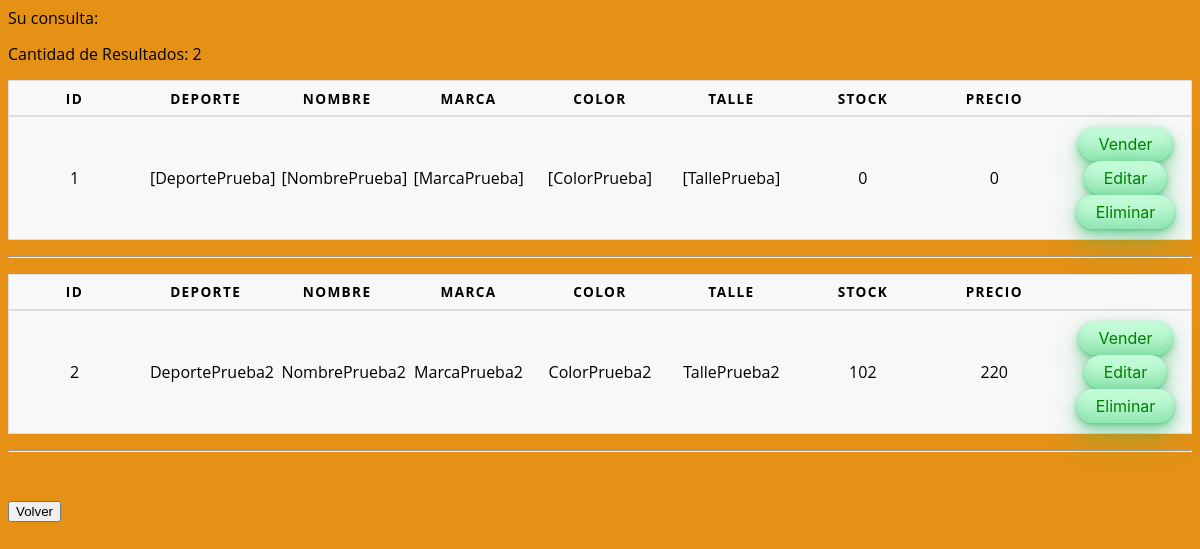
/resultados_buscar.php, run on an earlier commit of the app's database.
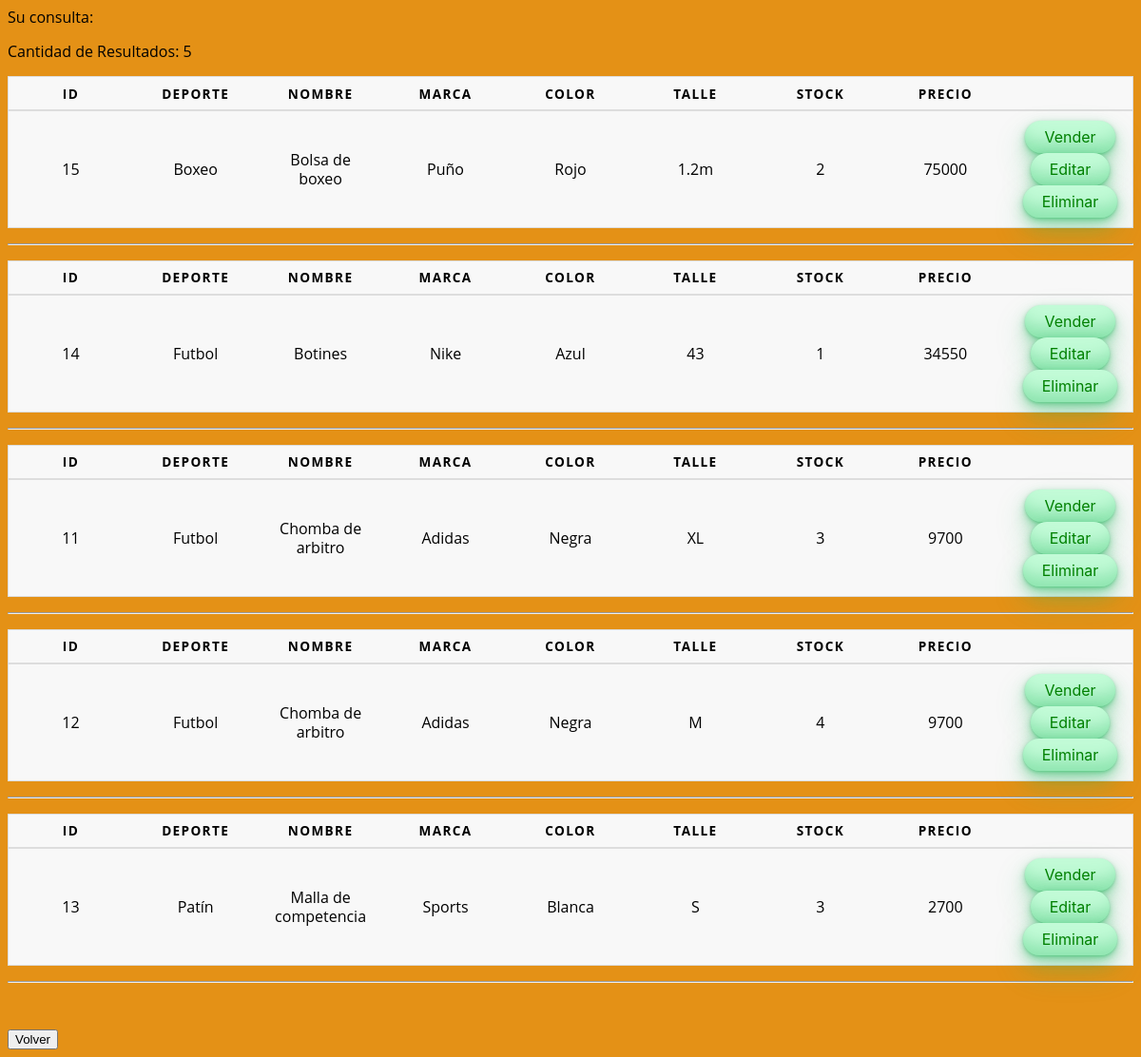
And on a later commit of the database.
### tables this page shows
CREATE TABLE `producto` (
  `Id` int(11) NOT NULL,
  `Deporte` varchar(255) DEFAULT NULL,
  `Nombre` varchar(255) NOT NULL,
  `Marca` varchar(255) NOT NULL,
  `Color` varchar(255) DEFAULT NULL,
  `Talle` varchar(255) DEFAULT NULL,
  `Stock` int(11) NOT NULL,
  `Precio` float NOT NULL,
  `Proveedor` varchar(255) NOT NULL,
  `MailProveedor` varchar(255) NOT NULL,
  `TelefonoProveedor` varchar(255) DEFAULT NULL,
  `Eliminado` tinyint(1) DEFAULT NULL,
  `CantidadVendida` int(11) DEFAULT NULL
);

### resultados_buscar.php (the view, shortened to what this page needs)
<!doctype html>
<html>
<head>
<link rel="stylesheet" href="tabla.css">
</head>
<body>
<section>
<?php
	include('conexion.php');
	$buscar = $_POST['buscar'];
	echo "Su consulta: <em>".$buscar."</em><br>";
	$consulta = mysqli_query($conexion, "SELECT Id, Deporte, Nombre, Marca, Color, Talle, Stock, Precio FROM producto WHERE Nombre LIKE '%$buscar%' ORDER BY Deporte ASC, Nombre ASC ");
?>
	<p>Cantidad de Resultados:
	<?php
		$nros=mysqli_num_rows($consulta);
		echo $nros;
	?>
	</p>
	<?php
		while($row=mysqli_fetch_array($consulta)) {
	?>
    <p>
    <?php	Echo"
				<table>
						<thead>
							<tr>
								<th>Id</th><th>Deporte</th><th>Nombre</th><th>Marca</th><th>Color</th><th>Talle</th>
								<th>Stock</th><th>Precio</th><th></th>
							</tr>
						</thead>
				</table>
				<table>
						<tbody>
							<tr>
								<td>".$row['Id']."</td><td>".$row['Deporte']."</td><td>".$row['Nombre']."</td><td>".$row['Marca']."</td>
								<td>".$row['Color']."</td><td>".$row['Talle']."</td><td>".$row['Stock']."</td><td>".$row['Precio']."</td>
								<td>
								<a href=form_venderproducto.php target='_blank'><button class='abm'>Vender</button></a>
								<a href=form_updateproducto.php target='_blank'><button class='abm'>Editar</button></a>
								<a href=form_deleteproducto.php target='_blank'><button class='abm'>Eliminar</button></a>
								</td>
							</tr>
						</tbody>
					</table>
					";
	?>
    </p>
    <hr/>
    <?php
		}
		Echo "<br/><br/><a href=list_productos.php><button>Volver</button></a>";
	?>
</section>
</body>
</html>

### tabla.css (style rules this page uses)
body { background-color: #e49116; font-family: "Open Sans", sans-serif; line-height: 1.25; }
table { border: 1px solid #ccc; border-collapse: collapse; margin: 0; padding: 0; width: 100%; table-layout: fixed; }
table tr { background-color: #f8f8f8; border: 1px solid #ddd; padding: .35em; }
table th, table td { padding: .625em; text-align: center; }
table th { font-size: .85em; letter-spacing: .1em; text-transform: uppercase; }
.abm { background-color: #c2fbd7; border-radius: 100px; box-shadow: rgba(44, 187, 99, .2) 0 -25px 18px -14px inset,rgba(44, 187, 99, .15) 0 1px 2px,rgba(44, 187, 99, .15) 0 2px 4px,rgba(44, 187, 99, .15) 0 4px 8px,rgba(44, 187, 99, .15) 0 8px 16px,rgba(44, 187, 99, .15) 0 16px 32px; color: green; cursor: pointer; display: inline-block; font-family: CerebriSans-Regular,-apple-system,system-ui,Roboto,sans-serif; padding: 7px 20px; text-align: center; text-decoration: none; transition: all 250ms; border: 0; font-size: 16px; user-select: none; -webkit-user-select: none; touch-action: manipulation; }
.abm { box-shadow: rgba(44,187,99,.35) 0 -25px 18px -14px inset,rgba(44,187,99,.25) 0 1px 2px,rgba(44,187,99,.25) 0 2px 4px,rgba(44,187,99,.25) 0 4px 8px,rgba(44,187,99,.25) 0 8px 16px,rgba(44,187,99,.25) 0 16px 32px; }

What changed in the data, as far as the page shows it:
removed producto: Id "1", Deporte "[DeportePrueba]", Nombre "[NombrePrueba]", Marca "[MarcaPrueba]", Color "[ColorPrueba]", Talle "[TallePrueba]", Stock "0", Precio "0"
removed producto: Id "2", Deporte "DeportePrueba2", Nombre "NombrePrueba2", Marca "MarcaPrueba2", Color "ColorPrueba2", Talle "TallePrueba2", Stock "102", Precio "220"
added producto: Id "15", Deporte "Boxeo", Nombre "Bolsa de boxeo", Marca "Puño", Color "Rojo", Talle "1.2m", Stock "2", Precio "75000"
added producto: Id "14", Deporte "Futbol", Nombre "Botines", Marca "Nike", Color "Azul", Talle "43", Stock "1", Precio "34550"
added producto: Id "11", Deporte "Futbol", Nombre "Chomba de arbitro", Marca "Adidas", Color "Negra", Talle "XL", Stock "3", Precio "9700"
added producto: Id "12", Deporte "Futbol", Nombre "Chomba de arbitro", Marca "Adidas", Color "Negra", Talle "M", Stock "4", Precio "9700"
added producto: Id "13", Deporte "Patín", Nombre "Malla de competencia", Marca "Sports", Color "Blanca", Talle "S", Stock "3", Precio "2700"
Also different on the page:
$nros: "2" → "5"
